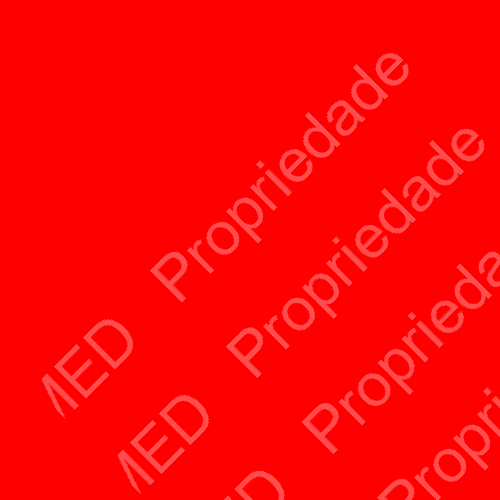
#> input picture lamina_pronta.png, 500 x 500 px
$ python gerar_zoom.py
#> lines starting #> are read from the running program, lines starting #| are printed output that depends on the picture
#!/usr/bin/env python3
"""
Gerador de Deep Zoom Tiles usando PIL
Cria estrutura de tiles compatível com OpenSeadragon
"""

import os
import sys
from PIL import Image
import math
import xml.etree.ElementTree as ET

def gerar_deepzoom(arquivo_entrada, tile_size=256, quality=90):
    """Gera tiles Deep Zoom a partir de uma imagem"""
#> called with arquivo_entrada = 'lamina_pronta.png', tile_size = 256, quality = 90

    if not os.path.exists(arquivo_entrada):
        print(f"❌ Arquivo '{arquivo_entrada}' não encontrado!")
        return False

    nome_base = os.path.splitext(arquivo_entrada)[0]
    pasta_saida = f"{nome_base}_files"

    print(f"🔬 Carregando imagem: {arquivo_entrada}")
    img = Image.open(arquivo_entrada)
#> img is the input picture: PIL image 500x500 RGBA; mean R, G, B, A 255, 5.8, 5.8, 255
    largura, altura = img.size
#> largura = 500; altura = 500

    print(f"📐 Dimensões: {largura} x {altura} pixels")
#| 📐 Dimensões: 500 x 500 pixels

    # Cria pasta de saída
    if not os.path.exists(pasta_saida):
        os.makedirs(pasta_saida)

    # Calcula número de níveis de zoom
    max_dim = max(largura, altura)
#> max_dim = 500
    num_niveis = math.ceil(math.log2(max_dim / tile_size)) + 1
#> num_niveis = 2

    print(f"📊 Gerando {num_niveis} níveis de zoom...")
#> (printed output is left out)

    # Converte para RGB se tiver transparência
    if img.mode in ('RGBA', 'LA', 'P'):
        rgb_img = Image.new('RGB', img.size, (255, 255, 255))
#> rgb_img: PIL image 500x500 RGB; every value is 255
        if img.mode == 'P':
            img = img.convert('RGBA')
        rgb_img.paste(img, mask=img.split()[-1] if img.mode in ('RGBA', 'LA') else None)
        img = rgb_img

    # Gera cada nível
    for nivel in range(num_niveis):
        # Calcula escala: nível 0 é a menor imagem
        escala = 2 ** (num_niveis - 1 - nivel)
        nova_largura = max(1, largura // escala)
        nova_altura = max(1, altura // escala)

        # Redimensiona imagem para este nível
        img_nivelada = img.resize((nova_largura, nova_altura), Image.Resampling.LANCZOS)

        # Cria pasta para este nível
        pasta_nivel = os.path.join(pasta_saida, str(nivel))
        if not os.path.exists(pasta_nivel):
            os.makedirs(pasta_nivel)

        # Divide em tiles
        num_tiles_x = math.ceil(nova_largura / tile_size)
        num_tiles_y = math.ceil(nova_altura / tile_size)

        for y in range(num_tiles_y):
            for x in range(num_tiles_x):
                # Coordenadas do tile
                esquerda = x * tile_size
                topo = y * tile_size
                direita = min(esquerda + tile_size, nova_largura)
                fundo = min(topo + tile_size, nova_altura)

                # Extrai tile
                tile = img_nivelada.crop((esquerda, topo, direita, fundo))

                # Converte para RGB se necessário (importante para JPEG)
                if tile.mode != 'RGB':
                    tile = tile.convert('RGB')

                # Salva com padding se necessário
                if tile.size != (tile_size, tile_size):
                    tile_padded = Image.new('RGB', (tile_size, tile_size), (255, 255, 255))
                    tile_padded.paste(tile, (0, 0))
                    tile = tile_padded

                caminho_tile = os.path.join(pasta_nivel, f"{x}_{y}.jpg")
                tile.save(caminho_tile, 'JPEG', quality=quality)

        print(f"   ✓ Nível {nivel}: {num_tiles_x}x{num_tiles_y} tiles ({nova_largura}x{nova_altura}px)")
#> this loop made 2 passes
#> pass 1, in gerar_deepzoom, `tile.save(caminho_tile, 'JPEG', quality=quality)`:
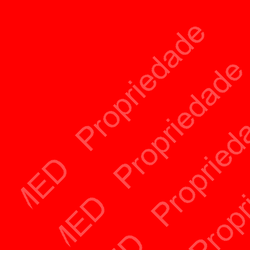
#> saved as 0_0.jpg: PIL image 256x256 RGB; mean R, G, B 255, 17.5, 17.5
#> pass 2, in gerar_deepzoom, `tile.save(caminho_tile, 'JPEG', quality=quality)`:
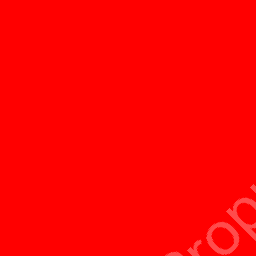
#> saved as 0_0.jpg: PIL image 256x256 RGB; mean R, G, B 255, 1.2, 1.2
#> pass 2, in gerar_deepzoom, `tile.save(caminho_tile, 'JPEG', quality=quality)`:
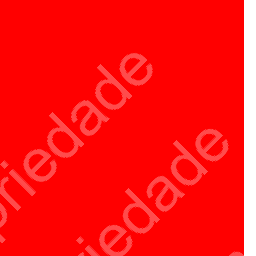
#> saved as 1_0.jpg: PIL image 256x256 RGB; mean R, G, B 255, 18.7, 18.7
#> after the loop:
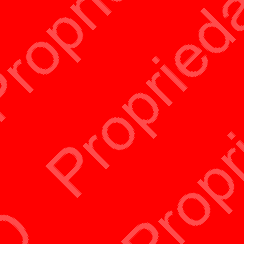
#> tile: PIL image 256x256 RGB; mean R, G, B 255, 31.8, 31.8

    # Cria arquivo DZI (Deep Zoom Image)
    dzi_conteudo = f'''<?xml version="1.0" encoding="UTF-8"?>
<Image xmlns="http://schemas.microsoft.com/deepzoom/2008"
       TileSize="{tile_size}"
       Overlap="0"
       Format="jpg">
  <Size Width="{largura}" Height="{altura}"/>
</Image>'''

    arquivo_dzi = f"{nome_base}.dzi"
    with open(arquivo_dzi, 'w') as f:
        f.write(dzi_conteudo)

    print(f"\n✅ Sucesso! Deep Zoom criado:")
    print(f"   📁 Pasta de tiles: {pasta_saida}/")
#|    📁 Pasta de tiles: lamina_pronta_files/
    print(f"   📄 Arquivo DZI: {arquivo_dzi}")
    print(f"\n🚀 Use em OpenSeadragon com:")
    print(f'   tileSources: "{arquivo_dzi}"')

    return True

if __name__ == "__main__":
    arquivo = "lamina_pronta.png"

    if len(sys.argv) > 1:
        arquivo = sys.argv[1]

    gerar_deepzoom(arquivo)
